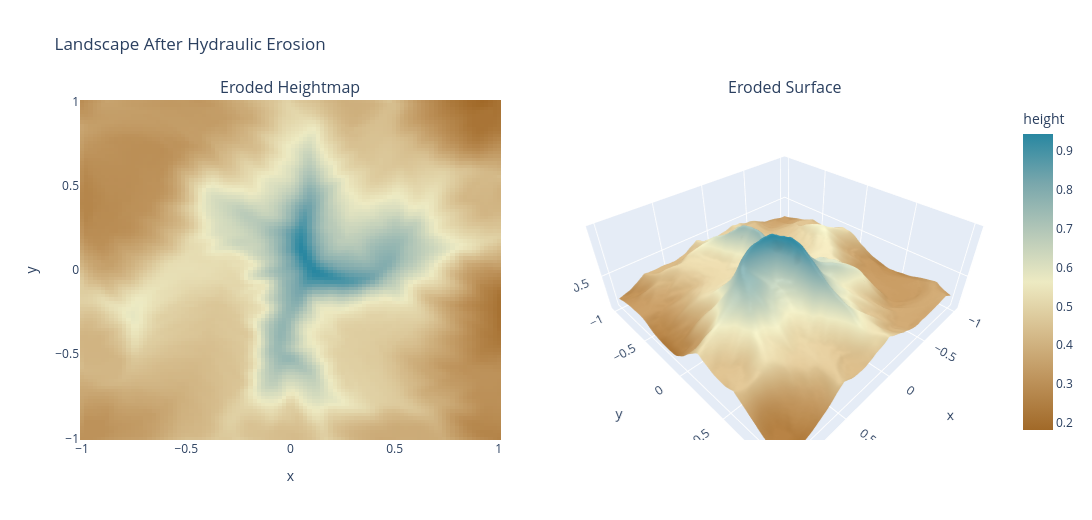

Notebook code for this chart:
### Code cell
# Hydraulic erosion on the sampled landscape (Numba-accelerated)
import numba as nb

s = 1
r = (-s, s)
x, y, xx, yy, base_height = evaluate_on_grid(
    model, x_range=r, y_range=r, resolution=100
)


@nb.njit
def sample_height_and_gradient(heightmap, x_pos, y_pos):
    x0 = int(x_pos)
    y0 = int(y_pos)
    x1 = x0 + 1
    y1 = y0 + 1

    sx = x_pos - x0
    sy = y_pos - y0

    h00 = heightmap[y0, x0]
    h10 = heightmap[y0, x1]
    h01 = heightmap[y1, x0]
    h11 = heightmap[y1, x1]

    h0 = h00 * (1.0 - sx) + h10 * sx
    h1 = h01 * (1.0 - sx) + h11 * sx
    h = h0 * (1.0 - sy) + h1 * sy

    grad_x = (h10 - h00) * (1.0 - sy) + (h11 - h01) * sy
    grad_y = (h01 - h00) * (1.0 - sx) + (h11 - h10) * sx
    return h, grad_x, grad_y


@nb.njit
def deposit_bilinear(heightmap, x_pos, y_pos, amount):
    x0 = int(x_pos)
    y0 = int(y_pos)
    x1 = x0 + 1
    y1 = y0 + 1

    sx = x_pos - x0
    sy = y_pos - y0

    w00 = (1.0 - sx) * (1.0 - sy)
    w10 = sx * (1.0 - sy)
    w01 = (1.0 - sx) * sy
    w11 = sx * sy

    heightmap[y0, x0] += amount * w00
    heightmap[y0, x1] += amount * w10
    heightmap[y1, x0] += amount * w01
    heightmap[y1, x1] += amount * w11


@nb.njit
def erode_with_brush(heightmap, x_pos, y_pos, amount, radius):
    center_x = int(x_pos)
    center_y = int(y_pos)
    h = heightmap.shape[0]
    w = heightmap.shape[1]

    total_weight = 0.0
    for oy in range(-radius, radius + 1):
        for ox in range(-radius, radius + 1):
            xi = center_x + ox
            yi = center_y + oy
            if xi <= 0 or xi >= w - 1 or yi <= 0 or yi >= h - 1:
                continue
            dist = (ox * ox + oy * oy) ** 0.5
            if dist > radius:
                continue
            total_weight += radius + 1.0 - dist

    if total_weight <= 0.0:
        return 0.0

    removed = 0.0
    for oy in range(-radius, radius + 1):
        for ox in range(-radius, radius + 1):
            xi = center_x + ox
            yi = center_y + oy
            if xi <= 0 or xi >= w - 1 or yi <= 0 or yi >= h - 1:
                continue
            dist = (ox * ox + oy * oy) ** 0.5
            if dist > radius:
                continue

            weight = radius + 1.0 - dist
            share = amount * (weight / total_weight)

            local_floor = 1e18
            for ny in range(yi - 1, yi + 2):
                for nx in range(xi - 1, xi + 2):
                    if ny == yi and nx == xi:
                        continue
                    v = heightmap[ny, nx]
                    if v < local_floor:
                        local_floor = v

            max_remove = heightmap[yi, xi] - local_floor
            if max_remove < 0.0:
                max_remove = 0.0

            delta = share
            if delta > max_remove:
                delta = max_remove

            heightmap[yi, xi] -= delta
            removed += delta

    return removed


@nb.njit
def diffuse_step(heightmap, alpha):
    src = heightmap.copy()
    h = heightmap.shape[0]
    w = heightmap.shape[1]

    for yi in range(1, h - 1):
        for xi in range(1, w - 1):
            lap = (
                src[yi - 1, xi]
                + src[yi + 1, xi]
                + src[yi, xi - 1]
                + src[yi, xi + 1]
                - 4.0 * src[yi, xi]
            )
            heightmap[yi, xi] = src[yi, xi] + alpha * lap


@nb.njit
def hydraulic_erosion_numba(
    heightmap,
    start_x,
    start_y,
    max_steps,
    inertia,
    capacity,
    min_slope,
    deposition,
    erosion,
    evaporation,
    gravity,
    max_deposit_step,
    max_erode_step,
    brush_radius,
    diffuse_every,
    diffuse_alpha,
):
    hm = heightmap.copy()
    h = hm.shape[0]
    w = hm.shape[1]
    iterations = start_x.shape[0]

    for drop_idx in range(iterations):
        x_pos = start_x[drop_idx]
        y_pos = start_y[drop_idx]

        dir_x = 0.0
        dir_y = 0.0
        speed = 1.0
        water = 1.0
        sediment = 0.0

        for _ in range(max_steps):
            if x_pos < 1.0 or x_pos >= w - 2.0 or y_pos < 1.0 or y_pos >= h - 2.0:
                break

            h_now, grad_x, grad_y = sample_height_and_gradient(hm, x_pos, y_pos)

            dir_x = dir_x * inertia - grad_x * (1.0 - inertia)
            dir_y = dir_y * inertia - grad_y * (1.0 - inertia)

            norm = (dir_x * dir_x + dir_y * dir_y) ** 0.5
            if norm < 1e-12:
                break

            dir_x /= norm
            dir_y /= norm

            new_x = x_pos + dir_x
            new_y = y_pos + dir_y
            if new_x < 1.0 or new_x >= w - 2.0 or new_y < 1.0 or new_y >= h - 2.0:
                break

            h_new, _, _ = sample_height_and_gradient(hm, new_x, new_y)
            delta_h = h_new - h_now

            slope = -delta_h
            if slope < min_slope:
                slope = min_slope
            sediment_capacity = slope * speed * water * capacity

            if delta_h > 0.0 or sediment > sediment_capacity:
                target = (
                    delta_h
                    if delta_h > 0.0
                    else (sediment - sediment_capacity) * deposition
                )
                deposit_amount = sediment
                if target < deposit_amount:
                    deposit_amount = target
                if max_deposit_step < deposit_amount:
                    deposit_amount = max_deposit_step

                if deposit_amount > 0.0:
                    deposit_bilinear(hm, x_pos, y_pos, deposit_amount)
                    sediment -= deposit_amount
            else:
                erode_amount = (sediment_capacity - sediment) * erosion
                downhill_limit = -delta_h
                if downhill_limit < erode_amount:
                    erode_amount = downhill_limit
                if max_erode_step < erode_amount:
                    erode_amount = max_erode_step

                if erode_amount > 0.0:
                    lifted = erode_with_brush(
                        hm, x_pos, y_pos, erode_amount, brush_radius
                    )
                    sediment += lifted

            speed_sq = speed * speed + (-delta_h) * gravity
            if speed_sq < 0.05:
                speed_sq = 0.05
            speed = speed_sq**0.5
            if speed > 3.0:
                speed = 3.0

            water *= 1.0 - evaporation
            x_pos = new_x
            y_pos = new_y

            if water < 0.02:
                break

        if diffuse_every > 0 and ((drop_idx + 1) % diffuse_every == 0):
            diffuse_step(hm, diffuse_alpha)

    return hm


def hydraulic_erosion(
    heightmap,
    iterations=25000,
    max_steps=45,
    inertia=0.15,
    capacity=2.2,
    min_slope=0.01,
    deposition=0.08,
    erosion=0.08,
    evaporation=0.03,
    gravity=4.0,
    max_deposit_step=0.025,
    max_erode_step=0.025,
    brush_radius=2,
    diffuse_every=2500,
    diffuse_alpha=0.03,
    seed=42,
):
    rng = np.random.default_rng(seed)
    h, w = heightmap.shape
    start_x = rng.uniform(1.0, w - 2.0, size=iterations).astype(np.float64)
    start_y = rng.uniform(1.0, h - 2.0, size=iterations).astype(np.float64)

    hm64 = np.asarray(heightmap, dtype=np.float64)
    eroded = hydraulic_erosion_numba(
        hm64,
        start_x,
        start_y,
        max_steps,
        inertia,
        capacity,
        min_slope,
        deposition,
        erosion,
        evaporation,
        gravity,
        max_deposit_step,
        max_erode_step,
        int(brush_radius),
        int(diffuse_every),
        diffuse_alpha,
    )
    return eroded.astype(heightmap.dtype, copy=False)


eroded_height = hydraulic_erosion(base_height)

fig = make_subplots(
    rows=1,
    cols=2,
    specs=[[{"type": "heatmap"}, {"type": "surface"}]],
    subplot_titles=("Eroded Heightmap", "Eroded Surface"),
    horizontal_spacing=0.08,
)

fig.add_trace(
    go.Heatmap(
        z=eroded_height, x=x, y=y, colorscale="Earth", colorbar=dict(title="height")
    ),
    row=1,
    col=1,
)

fig.add_trace(
    go.Surface(z=eroded_height, x=xx, y=yy, colorscale="Earth", showscale=False),
    row=1,
    col=2,
)

fig.update_xaxes(title_text="x", row=1, col=1)
fig.update_yaxes(title_text="y", row=1, col=1)
fig.update_scenes(xaxis_title="x", yaxis_title="y", zaxis_title="height", row=1, col=2)
fig.update_layout(height=520, width=1200, title="Landscape After Hydraulic Erosion")
fig.show()

### Figure 1 — Plotly figure (JSON) as saved in the notebook; plotly's stock layout.template omitted (floating-point values rounded to 4 significant figures; data arrays with more than 128 entries replaced by an {"elided": "..."} marker saying what was removed)
{"data": [{"colorbar": {"title": {"text": "height"}}, "colorscale": [[0, "rgb(161, 105, 40)"], [0.1667, "rgb(189, 146, 90)"], [0.3333, "rgb(214, 189, 141)"], [0.5, "rgb(237, 234, 194)"], [0.6667, "rgb(181, 200, 184)"], [0.8333, "rgb(121, 167, 172)"], [1, "rgb(40, 135, 161)"]], "type": "heatmap", "x": [-1.0, -0.9798, -0.9596, -0.9394, -0.9192, -0.899, -0.8788, -0.8586, -0.8384, -0.8182, -0.798, -0.7778, -0.7576, -0.7374, -0.7172, -0.697, -0.6768, -0.6566, -0.6364, -0.6162, -0.596, -0.5758, -0.5556, -0.5354, -0.5152, -0.4949, -0.4747, -0.4545, -0.4343, -0.4141, -0.3939, -0.3737, -0.3535, -0.3333, -0.3131, -0.2929, -0.2727, -0.2525, -0.2323, -0.2121, -0.1919, -0.1717, -0.1515, -0.1313, -0.1111, -0.09091, -0.07071, -0.05051, -0.0303, -0.0101, 0.0101, 0.0303, 0.05051, 0.07071, 0.09091, 0.1111, 0.1313, 0.1515, 0.1717, 0.1919, 0.2121, 0.2323, 0.2525, 0.2727, 0.2929, 0.3131, 0.3333, 0.3535, 0.3737, 0.3939, 0.4141, 0.4343, 0.4545, 0.4747, 0.4949, 0.5152, 0.5354, 0.5556, 0.5758, 0.596, 0.6162, 0.6364, 0.6566, 0.6768, 0.697, 0.7172, 0.7374, 0.7576, 0.7778, 0.798, 0.8182, 0.8384, 0.8586, 0.8788, 0.899, 0.9192, 0.9394, 0.9596, 0.9798, 1.0], "xaxis": "x", "y": [-1.0, -0.9798, -0.9596, -0.9394, -0.9192, -0.899, -0.8788, -0.8586, -0.8384, -0.8182, -0.798, -0.7778, -0.7576, -0.7374, -0.7172, -0.697, -0.6768, -0.6566, -0.6364, -0.6162, -0.596, -0.5758, -0.5556, -0.5354, -0.5152, -0.4949, -0.4747, -0.4545, -0.4343, -0.4141, -0.3939, -0.3737, -0.3535, -0.3333, -0.3131, -0.2929, -0.2727, -0.2525, -0.2323, -0.2121, -0.1919, -0.1717, -0.1515, -0.1313, -0.1111, -0.09091, -0.07071, -0.05051, -0.0303, -0.0101, 0.0101, 0.0303, 0.05051, 0.07071, 0.09091, 0.1111, 0.1313, 0.1515, 0.1717, 0.1919, 0.2121, 0.2323, 0.2525, 0.2727, 0.2929, 0.3131, 0.3333, 0.3535, 0.3737, 0.3939, 0.4141, 0.4343, 0.4545, 0.4747, 0.4949, 0.5152, 0.5354, 0.5556, 0.5758, 0.596, 0.6162, 0.6364, 0.6566, 0.6768, 0.697, 0.7172, 0.7374, 0.7576, 0.7778, 0.798, 0.8182, 0.8384, 0.8586, 0.8788, 0.899, 0.9192, 0.9394, 0.9596, 0.9798, 1.0], "yaxis": "y", "z": {"elided": "100x100 float values"}}, {"colorscale": [[0, "rgb(161, 105, 40)"], [0.1667, "rgb(189, 146, 90)"], [0.3333, "rgb(214, 189, 141)"], [0.5, "rgb(237, 234, 194)"], [0.6667, "rgb(181, 200, 184)"], [0.8333, "rgb(121, 167, 172)"], [1, "rgb(40, 135, 161)"]], "scene": "scene", "showscale": false, "type": "surface", "x": {"elided": "100x100 float values"}, "y": {"elided": "100x100 float values"}, "z": {"elided": "100x100 float values"}}], "layout": {"annotations": [{"font": {"size": 16}, "showarrow": false, "text": "Eroded Heightmap", "x": 0.23, "xanchor": "center", "xref": "paper", "y": 1, "yanchor": "bottom", "yref": "paper"}, {"font": {"size": 16}, "showarrow": false, "text": "Eroded Surface", "x": 0.77, "xanchor": "center", "xref": "paper", "y": 1, "yanchor": "bottom", "yref": "paper"}], "height": 520, "scene": {"domain": {"x": [0.54, 1], "y": [0, 1]}, "xaxis": {"title": {"text": "x"}}, "yaxis": {"title": {"text": "y"}}, "zaxis": {"title": {"text": "height"}}}, "title": {"text": "Landscape After Hydraulic Erosion"}, "width": 1200, "xaxis": {"anchor": "y", "domain": [0, 0.46], "title": {"text": "x"}}, "yaxis": {"anchor": "x", "domain": [0, 1], "title": {"text": "y"}}}}
